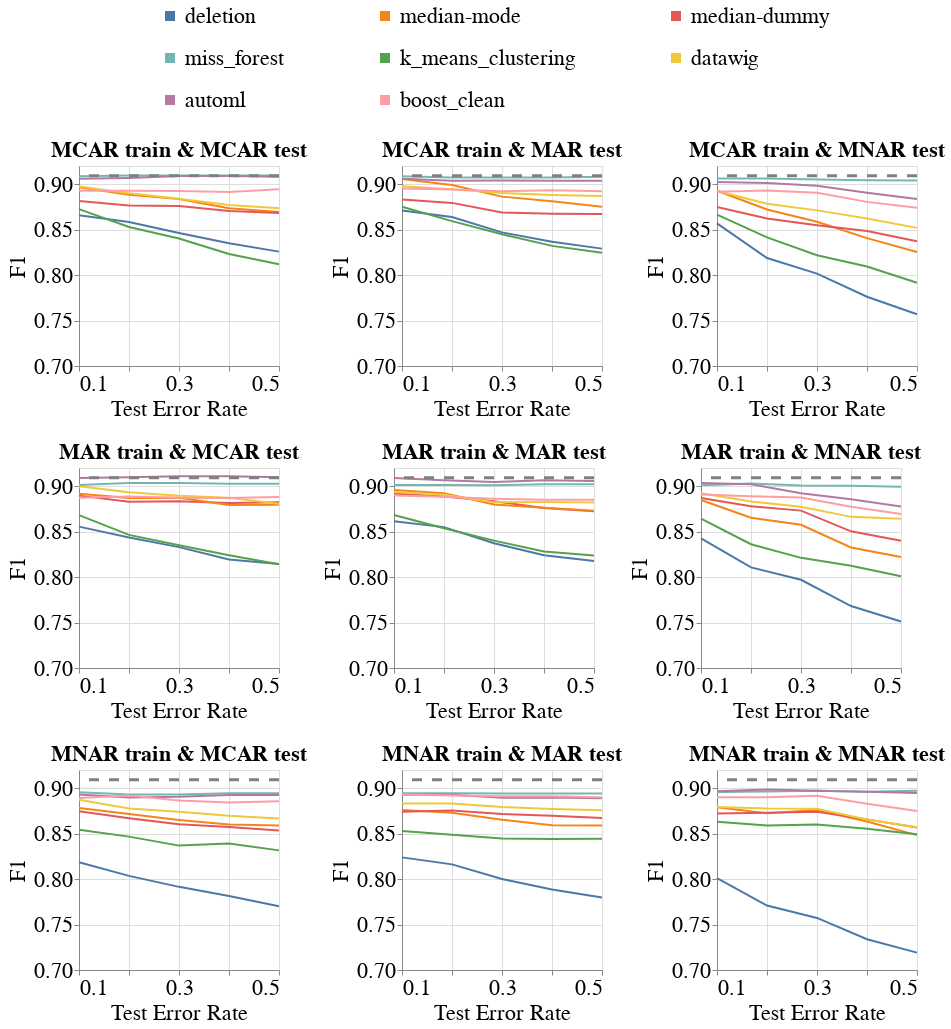

The cell this chart's notebook holds for it:
### Markdown cell above
### Overall Metrics

### Code cell
create_line_bands_for_diff_imputers(dataset_name=DATASET_NAME,
                                    model_name='mlp_clf',
                                    metric_name='f1',
                                    db_client=db_client,
                                    with_band=False)

### Figure 1 — Vega-Lite specification as saved in the notebook (floating-point values rounded to 4 significant figures; data arrays with more than 128 entries replaced by an {"elided": "..."} marker saying what was removed)
{"config": {"view": {"continuousWidth": 400, "continuousHeight": 300}, "axis": {"labelFontSize": 22, "labelFontWeight": "normal", "titleFontSize": 22, "titleFontWeight": "normal"}, "legend": {"columns": 3, "direction": "horizontal", "labelFontSize": 22, "labelLimit": 400, "orient": "top", "symbolOffset": 80, "symbolStrokeWidth": 10, "titleAnchor": "middle", "titleFontSize": 22, "titleLimit": 300}, "title": {"fontSize": 22}}, "vconcat": [{"hconcat": [{"layer": [{"data": {"name": "data-c81793e573bf337dbb769b2b5b2d32ba"}, "mark": "line", "encoding": {"color": {"field": "Null_Imputer_Name", "sort": ["deletion", "median-mode", "median-dummy", "miss_forest", "k_means_clustering", "datawig", "automl", "boost_clean"], "title": null, "type": "nominal"}, "x": {"axis": {"labelExpr": "(datum.value == 0.1) || (datum.value == 0.3) || (datum.value == 0.5) ? datum.label : ''"}, "field": "Test_Error_Rate", "scale": {"nice": false}, "title": "Test Error Rate", "type": "quantitative"}, "y": {"aggregate": "mean", "field": "Metric_Value", "scale": {"zero": false}, "title": "F1", "type": "quantitative"}}}, {"data": {"name": "data-dc82cd8ed99f6b7d64d420cfe7300a48"}, "mark": {"type": "rule", "strokeDash": [10, 10]}, "encoding": {"color": {"value": "grey"}, "size": {"value": 3}, "y": {"field": "Baseline_Mean", "type": "quantitative"}}}], "height": 200, "title": {"text": "MCAR train & MCAR test", "fontSize": 22}, "width": 200}, {"layer": [{"data": {"name": "data-90fb94be6a41bffa9a74e73e77da499b"}, "mark": "line", "encoding": {"color": {"field": "Null_Imputer_Name", "sort": ["deletion", "median-mode", "median-dummy", "miss_forest", "k_means_clustering", "datawig", "automl", "boost_clean"], "title": null, "type": "nominal"}, "x": {"axis": {"labelExpr": "(datum.value == 0.1) || (datum.value == 0.3) || (datum.value == 0.5) ? datum.label : ''"}, "field": "Test_Error_Rate", "scale": {"nice": false}, "title": "Test Error Rate", "type": "quantitative"}, "y": {"aggregate": "mean", "field": "Metric_Value", "scale": {"zero": false}, "title": "F1", "type": "quantitative"}}}, {"data": {"name": "data-dc82cd8ed99f6b7d64d420cfe7300a48"}, "mark": {"type": "rule", "strokeDash": [10, 10]}, "encoding": {"color": {"value": "grey"}, "size": {"value": 3}, "y": {"field": "Baseline_Mean", "type": "quantitative"}}}], "height": 200, "title": {"text": "MCAR train & MAR test", "fontSize": 22}, "width": 200}, {"layer": [{"data": {"name": "data-15155108a569929d0854882fd8f6e9cb"}, "mark": "line", "encoding": {"color": {"field": "Null_Imputer_Name", "sort": ["deletion", "median-mode", "median-dummy", "miss_forest", "k_means_clustering", "datawig", "automl", "boost_clean"], "title": null, "type": "nominal"}, "x": {"axis": {"labelExpr": "(datum.value == 0.1) || (datum.value == 0.3) || (datum.value == 0.5) ? datum.label : ''"}, "field": "Test_Error_Rate", "scale": {"nice": false}, "title": "Test Error Rate", "type": "quantitative"}, "y": {"aggregate": "mean", "field": "Metric_Value", "scale": {"zero": false}, "title": "F1", "type": "quantitative"}}}, {"data": {"name": "data-dc82cd8ed99f6b7d64d420cfe7300a48"}, "mark": {"type": "rule", "strokeDash": [10, 10]}, "encoding": {"color": {"value": "grey"}, "size": {"value": 3}, "y": {"field": "Baseline_Mean", "type": "quantitative"}}}], "height": 200, "title": {"text": "MCAR train & MNAR test", "fontSize": 22}, "width": 200}], "resolve": {"scale": {"y": "shared"}}}, {"hconcat": [{"layer": [{"data": {"name": "data-58d67040b04e7a671d930ae1b8627df2"}, "mark": "line", "encoding": {"color": {"field": "Null_Imputer_Name", "sort": ["deletion", "median-mode", "median-dummy", "miss_forest", "k_means_clustering", "datawig", "automl", "boost_clean"], "title": null, "type": "nominal"}, "x": {"axis": {"labelExpr": "(datum.value == 0.1) || (datum.value == 0.3) || (datum.value == 0.5) ? datum.label : ''"}, "field": "Test_Error_Rate", "scale": {"nice": false}, "title": "Test Error Rate", "type": "quantitative"}, "y": {"aggregate": "mean", "field": "Metric_Value", "scale": {"zero": false}, "title": "F1", "type": "quantitative"}}}, {"data": {"name": "data-dc82cd8ed99f6b7d64d420cfe7300a48"}, "mark": {"type": "rule", "strokeDash": [10, 10]}, "encoding": {"color": {"value": "grey"}, "size": {"value": 3}, "y": {"field": "Baseline_Mean", "type": "quantitative"}}}], "height": 200, "title": {"text": "MAR train & MCAR test", "fontSize": 22}, "width": 200}, {"layer": [{"data": {"name": "data-bf68628aa0869d78e36edd0d06b2ceee"}, "mark": "line", "encoding": {"color": {"field": "Null_Imputer_Name", "sort": ["deletion", "median-mode", "median-dummy", "miss_forest", "k_means_clustering", "datawig", "automl", "boost_clean"], "title": null, "type": "nominal"}, "x": {"axis": {"labelExpr": "(datum.value == 0.1) || (datum.value == 0.3) || (datum.value == 0.5) ? datum.label : ''"}, "field": "Test_Error_Rate", "scale": {"nice": false}, "title": "Test Error Rate", "type": "quantitative"}, "y": {"aggregate": "mean", "field": "Metric_Value", "scale": {"zero": false}, "title": "F1", "type": "quantitative"}}}, {"data": {"name": "data-dc82cd8ed99f6b7d64d420cfe7300a48"}, "mark": {"type": "rule", "strokeDash": [10, 10]}, "encoding": {"color": {"value": "grey"}, "size": {"value": 3}, "y": {"field": "Baseline_Mean", "type": "quantitative"}}}], "height": 200, "title": {"text": "MAR train & MAR test", "fontSize": 22}, "width": 200}, {"layer": [{"data": {"name": "data-24b7862a58374081bba6972fb41ae118"}, "mark": "line", "encoding": {"color": {"field": "Null_Imputer_Name", "sort": ["deletion", "median-mode", "median-dummy", "miss_forest", "k_means_clustering", "datawig", "automl", "boost_clean"], "title": null, "type": "nominal"}, "x": {"axis": {"labelExpr": "(datum.value == 0.1) || (datum.value == 0.3) || (datum.value == 0.5) ? datum.label : ''"}, "field": "Test_Error_Rate", "scale": {"nice": false}, "title": "Test Error Rate", "type": "quantitative"}, "y": {"aggregate": "mean", "field": "Metric_Value", "scale": {"zero": false}, "title": "F1", "type": "quantitative"}}}, {"data": {"name": "data-dc82cd8ed99f6b7d64d420cfe7300a48"}, "mark": {"type": "rule", "strokeDash": [10, 10]}, "encoding": {"color": {"value": "grey"}, "size": {"value": 3}, "y": {"field": "Baseline_Mean", "type": "quantitative"}}}], "height": 200, "title": {"text": "MAR train & MNAR test", "fontSize": 22}, "width": 200}], "resolve": {"scale": {"y": "shared"}}}, {"hconcat": [{"layer": [{"data": {"name": "data-d71a98a107959d599b1a24f09cb9a798"}, "mark": "line", "encoding": {"color": {"field": "Null_Imputer_Name", "sort": ["deletion", "median-mode", "median-dummy", "miss_forest", "k_means_clustering", "datawig", "automl", "boost_clean"], "title": null, "type": "nominal"}, "x": {"axis": {"labelExpr": "(datum.value == 0.1) || (datum.value == 0.3) || (datum.value == 0.5) ? datum.label : ''"}, "field": "Test_Error_Rate", "scale": {"nice": false}, "title": "Test Error Rate", "type": "quantitative"}, "y": {"aggregate": "mean", "field": "Metric_Value", "scale": {"zero": false}, "title": "F1", "type": "quantitative"}}}, {"data": {"name": "data-dc82cd8ed99f6b7d64d420cfe7300a48"}, "mark": {"type": "rule", "strokeDash": [10, 10]}, "encoding": {"color": {"value": "grey"}, "size": {"value": 3}, "y": {"field": "Baseline_Mean", "type": "quantitative"}}}], "height": 200, "title": {"text": "MNAR train & MCAR test", "fontSize": 22}, "width": 200}, {"layer": [{"data": {"name": "data-950113668903ccc1d5678fce8b349e93"}, "mark": "line", "encoding": {"color": {"field": "Null_Imputer_Name", "sort": ["deletion", "median-mode", "median-dummy", "miss_forest", "k_means_clustering", "datawig", "automl", "boost_clean"], "title": null, "type": "nominal"}, "x": {"axis": {"labelExpr": "(datum.value == 0.1) || (datum.value == 0.3) || (datum.value == 0.5) ? datum.label : ''"}, "field": "Test_Error_Rate", "scale": {"nice": false}, "title": "Test Error Rate", "type": "quantitative"}, "y": {"aggregate": "mean", "field": "Metric_Value", "scale": {"zero": false}, "title": "F1", "type": "quantitative"}}}, {"data": {"name": "data-dc82cd8ed99f6b7d64d420cfe7300a48"}, "mark": {"type": "rule", "strokeDash": [10, 10]}, "encoding": {"color": {"value": "grey"}, "size": {"value": 3}, "y": {"field": "Baseline_Mean", "type": "quantitative"}}}], "height": 200, "title": {"text": "MNAR train & MAR test", "fontSize": 22}, "width": 200}, {"layer": [{"data": {"name": "data-24ea1295d3b8d0f2c9ee56be224c6252"}, "mark": "line", "encoding": {"color": {"field": "Null_Imputer_Name", "sort": ["deletion", "median-mode", "median-dummy", "miss_forest", "k_means_clustering", "datawig", "automl", "boost_clean"], "title": null, "type": "nominal"}, "x": {"axis": {"labelExpr": "(datum.value == 0.1) || (datum.value == 0.3) || (datum.value == 0.5) ? datum.label : ''"}, "field": "Test_Error_Rate", "scale": {"nice": false}, "title": "Test Error Rate", "type": "quantitative"}, "y": {"aggregate": "mean", "field": "Metric_Value", "scale": {"zero": false}, "title": "F1", "type": "quantitative"}}}, {"data": {"name": "data-dc82cd8ed99f6b7d64d420cfe7300a48"}, "mark": {"type": "rule", "strokeDash": [10, 10]}, "encoding": {"color": {"value": "grey"}, "size": {"value": 3}, "y": {"field": "Baseline_Mean", "type": "quantitative"}}}], "height": 200, "title": {"text": "MNAR train & MNAR test", "fontSize": 22}, "width": 200}], "resolve": {"scale": {"y": "shared"}}}], "resolve": {"scale": {"y": "shared"}}, "$schema": "https://vega.github.io/schema/vega-lite/v4.17.0.json", "datasets": {"data-c81793e573bf337dbb769b2b5b2d32ba": {"elided": "240 records"}, "data-dc82cd8ed99f6b7d64d420cfe7300a48": [{"Baseline_Mean": 0.9094}], "data-90fb94be6a41bffa9a74e73e77da499b": {"elided": "240 records"}, "data-15155108a569929d0854882fd8f6e9cb": {"elided": "240 records"}, "data-58d67040b04e7a671d930ae1b8627df2": {"elided": "240 records"}, "data-bf68628aa0869d78e36edd0d06b2ceee": {"elided": "240 records"}, "data-24b7862a58374081bba6972fb41ae118": {"elided": "240 records"}, "data-d71a98a107959d599b1a24f09cb9a798": {"elided": "240 records"}, "data-950113668903ccc1d5678fce8b349e93": {"elided": "240 records"}, "data-24ea1295d3b8d0f2c9ee56be224c6252": {"elided": "240 records"}}}
